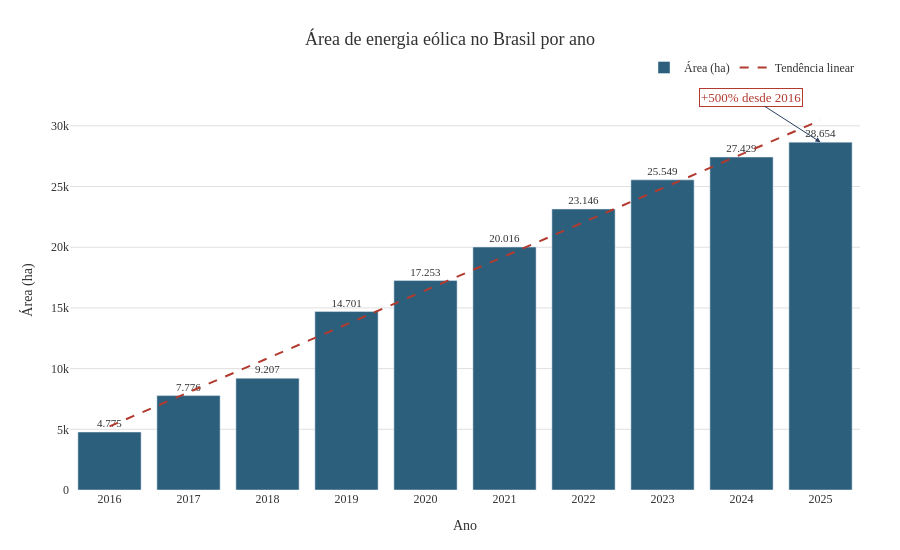

This figure's notebook cell:
### Markdown cell above
## País (Brasil)
Como há apenas uma região do tipo `pais` (Brasil), o gráfico mostra a área por ano.

### Code cell
import numpy as np
import plotly.graph_objects as go

df_pais = df[df['tipo_region'] == 'pais']
pivot_pais = df_pais.pivot_table(index='year', columns='nome_region', values='area_ha', aggfunc='sum')
serie_brasil = pivot_pais['Brasil']

anos = serie_brasil.index.to_numpy()
valores = serie_brasil.to_numpy()

# linha de tendência (regressão linear)
coef = np.polyfit(anos, valores, 1)
tendencia = np.polyval(coef, anos)

crescimento_pct = (valores[-1] / valores[0] - 1) * 100

fig = go.Figure()

fig.add_bar(
    x=anos,
    y=valores,
    name='Área (ha)',
    marker_color='#2c5f7c',
    text=[f'{v:,.0f}'.replace(',', '.') for v in valores],
    textposition='outside',
    textfont=dict(size=11),
)

fig.add_scatter(
    x=anos,
    y=tendencia,
    mode='lines',
    name='Tendência linear',
    line=dict(color='#b23a2f', dash='dash', width=2),
)

fig.add_annotation(
    x=anos[-1], y=valores[-1],
    text=f'+{crescimento_pct:.0f}% desde 2016',
    showarrow=True,
    arrowhead=2,
    ax=-70, ay=-45,
    font=dict(size=13, family='Georgia, serif', color='#b23a2f'),
    bgcolor='rgba(255,255,255,0.85)',
    bordercolor='#b23a2f',
    borderwidth=1,
)

fig.update_layout(
    title=dict(
        text='Área de energia eólica no Brasil por ano',
        font=dict(family='Georgia, serif', size=18),
        x=0.5,
    ),
    xaxis_title='Ano',
    yaxis_title='Área (ha)',
    font=dict(family='Georgia, serif', size=12, color='#333'),
    plot_bgcolor='white',
    paper_bgcolor='white',
    yaxis=dict(showgrid=True, gridcolor='#e0e0e0', gridwidth=1, zeroline=False, range=[0, max(valores) * 1.15]),
    xaxis=dict(showgrid=False, tickmode='linear', dtick=1),
    legend=dict(orientation='h', yanchor='bottom', y=1.02, xanchor='right', x=1),
    width=900,
    height=550,
    margin=dict(t=90, l=70, r=40, b=60),
)

fig.show()

### Figure 1 — Plotly figure (JSON) as saved in the notebook; plotly's stock layout.template omitted (floating-point values rounded to 4 significant figures)
{"data": [{"marker": {"color": "#2c5f7c"}, "name": "Área (ha)", "text": ["4.775", "7.776", "9.207", "14.701", "17.253", "20.016", "23.146", "25.549", "27.429", "28.654"], "textfont": {"size": 11}, "textposition": "outside", "type": "bar", "x": [2016, 2017, 2018, 2019, 2020, 2021, 2022, 2023, 2024, 2025], "y": [4775.0, 7776.0, 9207.0, 14700.0, 17250.0, 20020.0, 23150.0, 25550.0, 27430.0, 28650.0]}, {"line": {"color": "#b23a2f", "dash": "dash", "width": 2}, "mode": "lines", "name": "Tendência linear", "type": "scatter", "x": [2016, 2017, 2018, 2019, 2020, 2021, 2022, 2023, 2024, 2025], "y": [5243.0, 8045.0, 10850.0, 13650.0, 16450.0, 19250.0, 22050.0, 24850.0, 27660.0, 30460.0]}], "layout": {"annotations": [{"arrowhead": 2, "ax": -70, "ay": -45, "bgcolor": "rgba(255,255,255,0.85)", "bordercolor": "#b23a2f", "borderwidth": 1, "font": {"color": "#b23a2f", "family": "Georgia, serif", "size": 13}, "showarrow": true, "text": "+500% desde 2016", "x": 2025, "y": 28650.0}], "font": {"color": "#333", "family": "Georgia, serif", "size": 12}, "height": 550, "legend": {"orientation": "h", "x": 1, "xanchor": "right", "y": 1.02, "yanchor": "bottom"}, "margin": {"b": 60, "l": 70, "r": 40, "t": 90}, "paper_bgcolor": "white", "plot_bgcolor": "white", "title": {"font": {"family": "Georgia, serif", "size": 18}, "text": "Área de energia eólica no Brasil por ano", "x": 0.5}, "width": 900, "xaxis": {"dtick": 1, "showgrid": false, "tickmode": "linear", "title": {"text": "Ano"}}, "yaxis": {"gridcolor": "#e0e0e0", "gridwidth": 1, "range": [0, 32950.0], "showgrid": true, "title": {"text": "Área (ha)"}, "zeroline": false}}}
